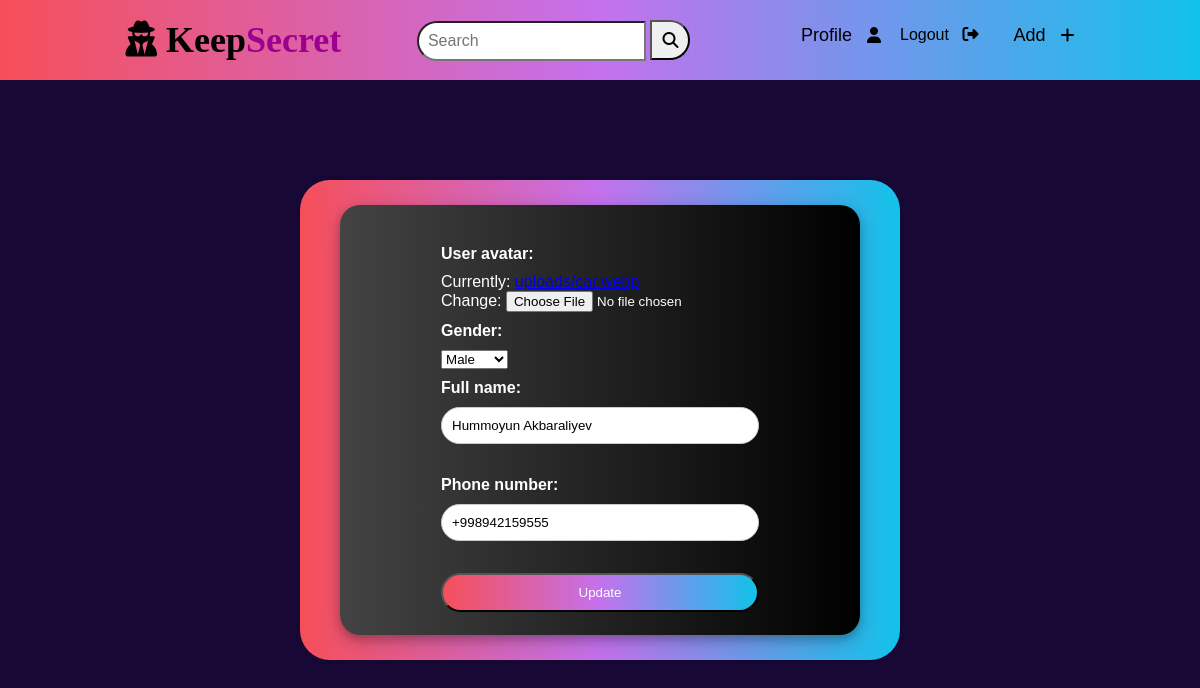
The page /profile/update/ (signed in) on the database its author committed.
### user/models.py (models this page shows, shortened)
class Profile(models.Model):
    GENDER_CHOICES = [
        ('M', 'Male'),
        ('F', 'Female'),
        ('O', 'Other'),
    ]
    user = models.OneToOneField(User, on_delete=models.CASCADE)
    full_name = models.CharField(max_length=255)
    user_avatar = models.ImageField(upload_to='uploads/', default='default/defaultmale.png')
    phone_number = models.CharField(max_length=15, blank=True, validators=[
        RegexValidator(r'^\+?1?\d{9,15}$', message="Phone number must be entered in the format: '+999999999'. Up to 15 digits allowed.")
    ])
    gender = models.CharField(max_length=1, choices=GENDER_CHOICES, blank=True)

### user/views.py (the view, shortened to what this page needs)
# urls.py: path('profile/update/', views.EditProfileView.as_view(), name='profile-update')
class EditProfileView(LoginRequiredMixin, View):
    login_url = '/login/'
    def get(self, request):
        customer = Profile.objects.get(user=request.user)
        form = ProfileUpdateForm(instance=customer)
        return render(request, 'user/update-profile.html', {'form': form})

### user/forms.py
class ProfileUpdateForm(forms.ModelForm):
    class Meta:
        model = Profile
        fields = ['user_avatar','gender', 'full_name', 'phone_number']

### user/templates/user/update-profile.html (shortened to what this page needs)
{% extends 'base.html' %}
{% load crispy_forms_filters %}
{% block content %}
    <div class="card">
        <div class="left-container">
            <form action="" class="kerak" method="POST" enctype="multipart/form-data">
                {{ form.as_p }}
                <button type="submit" class="update-pr">Update</button>
            </form>
        </div>
    </div>
{% endblock content %}

### user/static/css/style.css (style rules this page uses)
* { margin: 0; padding: 0; box-sizing: border-box; }
body { font-family: Arial, sans-serif; background: #180835; }
.kerak>p { color:white; margin-top: 10px; }

### user/templates/user/update-profile.html (style rules this page uses)
body { font-family: Arial, sans-serif; background: #180835; }
.card { display: flex; margin: 100px auto; flex-direction: row; justify-content: space-between; align-items: center; border-radius: 30px; padding: 10px; box-shadow: 0px 0px 5px rgba(0, 0, 0, 0.2); width: 50%; height: 480px; background: #12c2e9; background: -webkit-linear-gradient(to right, #f64f59, #c471ed, #12c2e9); background: linear-gradient(to right, #f64f59, #c471ed, #12c2e9); }
.left-container { background: #000000; background: -webkit-linear-gradient(to right, #434343, #000000); background: linear-gradient(to right, #434343, #000000); flex: 1; max-width: 100%; display: flex; flex-direction: column; align-items: center; height:430px; padding: 30px; margin: 50px 30px; border-radius: 20px; box-shadow: 0 4px 8px 0 rgba(0, 0, 0, 0.2), 0 6px 20px 0 rgba(0, 0, 0, 0.19); }
label { display: block; margin-bottom: 10px; font-weight: bold; max-width: 100%; color: white; }
input[name="full_name"], input[name="phone_number"], input[type="password"] { margin-bottom: 22px; width: 100%; padding: 10px; border: 1px solid #ccc; border-radius: 20px; }
.update-pr { padding: 10px; background: -webkit-linear-gradient(to right, #f64f59, #c471ed, #12c2e9); background: linear-gradient(to right, #f64f59, #c471ed, #12c2e9); text-decoration: none; border-radius: 20px; color: white; width: 100%; margin-top: 10px; }

### rows shown on the page
Profile: gender "Male", full_name "Hummoyun Akbaraliyev", phone_number "+998942159555"
